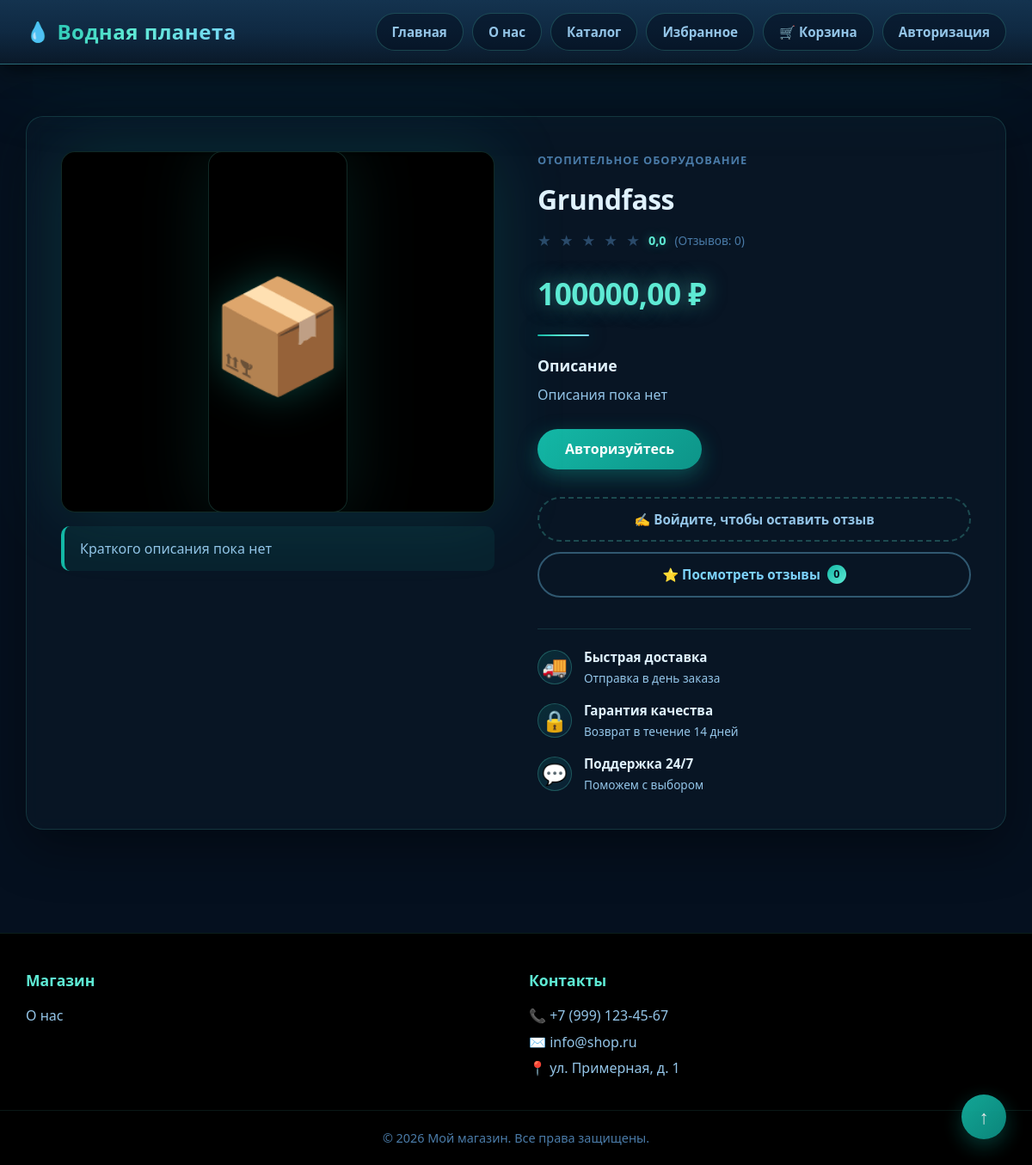
The page /products/product_detail/2 on the database its author committed.
### products/models.py (models this page shows, shortened)
class Product(models.Model):
	name = models.CharField(max_length=128, unique=True)
	image = models.ImageField(upload_to="products_media/", blank=True)
	description = models.TextField(blank=True)
	short_description = models.CharField(max_length=128, blank=True)
	price = models.DecimalField(max_digits=10, decimal_places=2)
	quantity = models.PositiveIntegerField(default=1)
	length = models.PositiveIntegerField()
	width = models.PositiveIntegerField()
	height = models.PositiveIntegerField()
	power = models.PositiveIntegerField(blank=True)
	life = models.PositiveIntegerField()
	category = models.ForeignKey(ProductCategory, on_delete=models.CASCADE)
	created_timestamp = models.DateTimeField(auto_now_add=True)
	@property
	def rating(self):
		ratings = [review.rating for review in Review.objects.filter(product=self)]
		if ratings:
			rating = Decimal(str(sum(ratings) / len(ratings)))
		else:
			rating = Decimal("0")
		rating = rating.quantize(Decimal("0.1"), rounding=ROUND_HALF_UP)
		return rating
	@property
	def quant_rating(self):
		ratings = [review for review in Review.objects.filter(product=self)]
		return len(ratings)

class ProductCategory(models.Model):
	name = models.CharField(max_length=64, unique=True)
	description = models.TextField(blank=True)
	def __str__(self):
		return self.name

### products/views.py (the view, shortened to what this page needs)
# urls.py: path('product_detail/<int:product_id>', product_detail, name='product_detail'),
def product_detail(request, product_id):
	product = Product.objects.get(id=product_id)
	reviews = [review.user for review in Review.objects.filter(product=product)]
	form = MultyImagesForm()
	if request.user in reviews:
		user_reviewed = True
	else:
		user_reviewed = False
	context = {
		'title': 'Страница товара',
		'product': product,
		'user_reviewed': user_reviewed,
		'ratings': [1, 2, 3, 4, 5],
		'form': form,
	}
	return render(request, 'products/product_detail.html', context=context)

### products/templates/products/product_detail.html (shortened to what this page needs)
{% extends "products/base.html" %}
{% load static %}
{% block css %}
<link href="{% static 'css/product_detail.css' %}" rel="stylesheet">
{% endblock %}
{% block content %}
<main class="main">
    <div class="container">
        <div class="product-detail">
            <div class="product-detail__media">
                <div class="product-detail__image">
                {% if product.image %}
                    <img src="/media/{{ product.image }}" alt="{{ product.name }}">
                {% else %}
                    <div class="product-detail__image">
                        <div class="product-detail__placeholder">📦</div>
                    </div>
                {% endif %}
                </div>
                <div class="product-detail__short-description">
                    {% if product.short_description %}
                        {{ product.short_description }}
                    {% else %}
                        Краткого описания пока нет
                    {% endif %}
                </div>
            </div>
            <div class="product-detail__info">
                <div class="product-detail__category">{{product.category}}</div>
                <h1 class="product-detail__title">{{ product.name }}</h1>
                <div class="product-detail__rating">
                    {% for i in ratings %}
                        {% if i <= product.rating %}
                            <span class="star-filled">★</span>
                        {% else %}
                            <span class="star-empty">★</span>
                        {% endif %}
                    {% endfor %}
                    <span class="product-detail__rating-num">{{ product.rating }}</span>
                    <span class="product-detail__rating-count">(Отзывов: {{ product.quant_rating }})</span>
                </div>
                <div class="product-detail__price">{{ product.price }} ₽</div>
                <div class="product-detail__divider"></div>
                <div class="product-detail__description">
                    <h3>Описание</h3>
                    {% if product.description %}
                        <p>
                            {{ product.description }}
                        </p>
                    {% else %}
                        <p>
                            Описания пока нет
                        </p>
                    {% endif %}
                </div>
                <div class="product-detail__actions">
                    {% if user.is_authenticated %}
                        {% if product not in baskets %}
                                <a href="{% url 'products:basket_add' product.id%}">
                                    <button class="product-card__btn">В корзину</button>
                                </a>
                                {% else %}
                                <div class="quantity-control">
                                    <a href="{% url 'products:basket_readd' product.id%}">
                                        <button class="quantity-btn minus" onclick="updateQuantity(1, -1)">−</button>
                                    </a>
                                    {% for prod in bask %}
                                    {% if prod.product.id == product.id %}
                                    <input type="number" class="quantity-input" id="qty1" value="{{prod.quantity}}" min="1" max="99" readonly>
                                    {% endif %}
                                    {% endfor %}
                                    <a href="{% url 'products:basket_add' product.id%}">
                                        <button class="quantity-btn plus" onclick="updateQuantity(1, 1)">+</button>
                                    </a>
                                </div>
                                {% endif %}
                    {% else %}
                        <a href="{% url 'users:login'%}">
                            <button class="product-card__btn">Авторизуйтесь</button>
                        </a>
                    {% endif %}
                </div>
                <div class="product-detail__review">
                    {% if user.is_authenticated %}
                        {% if not product_ordered %}
                            <div class="review-already">
                                <span class="review-already__icon">✓</span>
                                <div class="review-already__text">
                                    <strong>Вы не ещё не купили товар</strong>
                                    <span>Вы сможете оставить отзыв как только закажете его</span>
                                </div>
                            </div>
                        {% elif user_reviewed %}
                            <div class="review-already">
                                <span class="review-already__icon">✓</span>
                                <div class="review-already__text">
                                    <strong>Вы уже оставили отзыв</strong>
                                    <span>Спасибо за ваше мнение! Ваш отзыв уже учтён.</span>
                                </div>
                            </div>
                        {% else %}
                            <details class="review-toggle">
                                <summary class="review-btn">
                                    ✍️ Оставить отзыв
                                </summary>
                                <form method="post"
                                      action="{% url 'products:add_review' product.id%}"
                                      enctype="multipart/form-data"
                                      class="review-form">
                                    {% csrf_token %}
                                    <div class="review-field">
                                        <label class="review-label">Ваша оценка</label>
                                        <div class="review-stars">
                                            <input type="radio" id="star5" name="rating" value="5" required>
                                            <label for="star5" title="Отлично">★</label>
                                            <input type="radio" id="star4" name="rating" value="4">
                                            <label for="star4" title="Хорошо">★</label>
                                            <input type="radio" id="star3" name="rating" value="3">
                                            <label for="star3" title="Нормально">★</label>
                                            <input type="radio" id="star2" name="rating" value="2">
                                            <label for="star2" title="Плохо">★</label>
                                            <input type="radio" id="star1" name="rating" value="1">
                                            <label for="star1" title="Ужасно">★</label>
                                        </div>
                                    </div>
                                    <div class="review-field">
                                        <label for="review-text" class="review-label">Ваш отзыв</label>
                                        <textarea id="review-text"
                                                  name="text"
                                                  class="review-textarea"
                                                  placeholder="Расскажите о товаре..."
                                                  rows="5"
                                                  required></textarea>
                                    </div>
                                    <div class="review-field">
                                        <label class="review-label">Фотографии</label>
                                        <div class="review-upload">
                                            {{ form.images }}
                                            <label for="{{ form.images.id_for_label }}" class="review-upload__label">
                                                <span class="review-upload__icon">📷</span>
                                                <span class="review-upload__text">Выбрать фотографии</span>
                                            </label>
                                        </div>
                                    </div>
                                    <button type="submit" class="review-submit">
                                        Отправить отзыв
                                    </button>
                                </form>
                            </details>
                        {% endif %}
                    {% else %}
                        <a href="{% url 'users:login' %}" class="review-btn review-btn--guest">
                            ✍️ Войдите, чтобы оставить отзыв
                        </a>
                    {% endif %}
                    <a href="{% url 'products:review' product.id %}" class="review-btn review-btn--list">
                        ⭐ Посмотреть отзывы
                        <span class="review-count">{{ product.quant_rating }}</span>
                    </a>
                </div>
                <div class="product-detail__features">
                    <div class="feature-item">
                        <span class="feature-icon">🚚</span>
                        <div>
                            <strong>Быстрая доставка</strong>
                            <p>Отправка в день заказа</p>
                        </div>
                    </div>
                    <div class="feature-item">
                        <span class="feature-icon">🔒</span>
                        <div>
                            <strong>Гарантия качества</strong>
                            <p>Возврат в течение 14 дней</p>
                        </div>
                    </div>
                    <div class="feature-item">
                        <span class="feature-icon">💬</span>
                        <div>
                            <strong>Поддержка 24/7</strong>
                            <p>Поможем с выбором</p>
                        </div>
                    </div>
                </div>
            </div>
        </div>
    </div>
</main>
{% endblock %}

### static/css/base.css (style rules this page uses)
* { margin: 0; padding: 0; box-sizing: border-box; }
html { scroll-behavior: smooth; scroll-padding-top: 100px; }
body { font-family: 'Segoe UI', Tahoma, Geneva, Verdana, sans-serif; line-height: 1.6; color: #e0f2fe; background-color: #05101f; display: flex; flex-direction: column; min-height: 100vh; }
a { text-decoration: none; color: inherit; }
.container { max-width: 1280px; margin: 0 auto; padding: 0 30px; width: 100%; }
.main { flex: 1; padding: 0; width: 100%; display: flex; flex-direction: column; align-items: stretch; background: #05101f; }

### rows shown on the page
Product: category "ОТОПИТЕЛЬНОЕ ОБОРУДОВАНИЕ", name "Grundfass", rating "0,0", quant_rating "0", price "100000,00"
